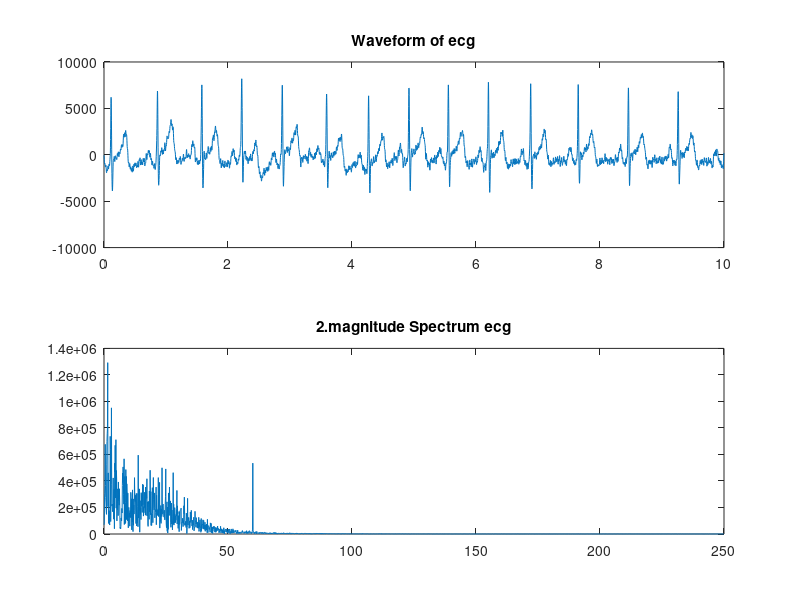

Write MATLAB code to recreate this figure.
ecg = load('ecg.dat');%load
len = length(ecg);%length
fs = 500;%sampling Frequency

w = 0:1/fs:(len-1)/fs
ecg_fft = fft(ecg);
fr = 0 : fs/len : fs/2-fs/len;

subplot(2,1,1);
plot(w, ecg);
title('Waveform of ecg')
subplot(2,1,2);
plot(fr,abs(ecg_fft(1:len/2)));
title('2.magnitude Spectrum ecg');